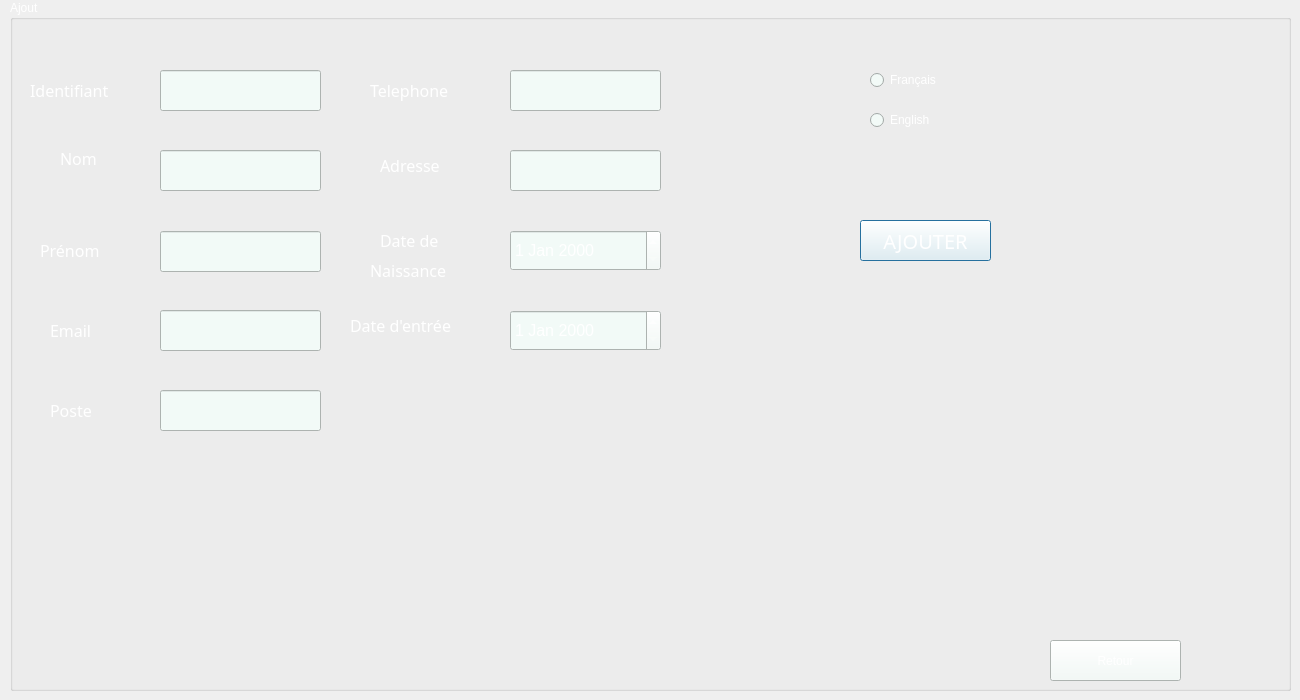
       <widget class="QWidget" name="tab_ajouter_employee">
        <attribute name="title">
         <string>Ajouter Employé</string>
        </attribute>
        <widget class="QGroupBox" name="groupBox">
         <property name="geometry">
          <rect>
           <x>10</x>
           <y>0</y>
           <width>1281</width>
           <height>691</height>
          </rect>
         </property>
         <property name="palette">
          <palette>
           <active>
            <colorrole role="WindowText">
             <brush brushstyle="SolidPattern">
              <color alpha="255">
               <red>255</red>
               <green>255</green>
               <blue>255</blue>
              </color>
             </brush>
            </colorrole>
            <colorrole role="Button">
             <brush brushstyle="SolidPattern">
              <color alpha="255">
               <red>242</red>
               <green>250</green>
               <blue>247</blue>
              </color>
             </brush>
            </colorrole>
            <colorrole role="Light">
             <brush brushstyle="SolidPattern">
              <color alpha="255">
               <red>255</red>
               <green>255</green>
               <blue>255</blue>
              </color>
             </brush>
            </colorrole>
            <colorrole role="Midlight">
             <brush brushstyle="SolidPattern">
              <color alpha="255">
               <red>205</red>
               <green>218</green>
               <blue>247</blue>
              </color>
             </brush>
            </colorrole>
            <colorrole role="Dark">
             <brush brushstyle="SolidPattern">
              <color alpha="255">
               <red>78</red>
               <green>91</green>
               <blue>120</blue>
              </color>
             </brush>
            </colorrole>
            <colorrole role="Mid">
             <brush brushstyle="SolidPattern">
              <color alpha="255">
               <red>104</red>
               <green>121</green>
               <blue>160</blue>
              </color>
             </brush>
            </colorrole>
            <colorrole role="Text">
             <brush brushstyle="SolidPattern">
              <color alpha="255">
               <red>255</red>
               <green>255</green>
               <blue>255</blue>
              </color>
             </brush>
            </colorrole>
            <colorrole role="BrightText">
             <brush brushstyle="SolidPattern">
              <color alpha="255">
               <red>255</red>
               <green>255</green>
               <blue>255</blue>
              </color>
             </brush>
            </colorrole>
            <colorrole role="ButtonText">
             <brush brushstyle="SolidPattern">
              <color alpha="255">
               <red>255</red>
               <green>255</green>
               <blue>255</blue>
              </color>
             </brush>
            </colorrole>
            <colorrole role="Base">
             <brush brushstyle="SolidPattern">
              <color alpha="255">
               <red>242</red>
               <green>250</green>
               <blue>247</blue>
              </color>
             </brush>
            </colorrole>
            <colorrole role="Window">
             <brush brushstyle="SolidPattern">
              <color alpha="255">
               <red>242</red>
               <green>250</green>
               <blue>247</blue>
              </color>
             </brush>
            </colorrole>
            <colorrole role="Shadow">
             <brush brushstyle="SolidPattern">
              <color alpha="255">
               <red>0</red>
               <green>0</green>
               <blue>0</blue>
              </color>
             </brush>
            </colorrole>
            <colorrole role="AlternateBase">
             <brush brushstyle="SolidPattern">
              <color alpha="255">
               <red>205</red>
               <green>218</green>
               <blue>247</blue>
              </color>
             </brush>
            </colorrole>
            <colorrole role="ToolTipBase">
             <brush brushstyle="SolidPattern">
              <color alpha="255">
               <red>255</red>
               <green>255</green>
               <blue>220</blue>
              </color>
             </brush>
            </colorrole>
            <colorrole role="ToolTipText">
             <brush brushstyle="SolidPattern">
              <color alpha="255">
               <red>0</red>
               <green>0</green>
               <blue>0</blue>
              </color>
             </brush>
            </colorrole>
            <colorrole role="PlaceholderText">
             <brush brushstyle="SolidPattern">
              <color alpha="128">
               <red>0</red>
               <green>0</green>
               <blue>0</blue>
              </color>
             </brush>
            </colorrole>
           </active>
           <inactive>
            <colorrole role="WindowText">
             <brush brushstyle="SolidPattern">
              <color alpha="255">
               <red>255</red>
               <green>255</green>
               <blue>255</blue>
              </color>
             </brush>
            </colorrole>
            <colorrole role="Button">
             <brush brushstyle="SolidPattern">
              <color alpha="255">
               <red>242</red>
               <green>250</green>
               <blue>247</blue>
              </color>
             </brush>
            </colorrole>
            <colorrole role="Light">
             <brush brushstyle="SolidPattern">
              <color alpha="255">
               <red>255</red>
               <green>255</green>
               <blue>255</blue>
              </color>
             </brush>
            </colorrole>
            <colorrole role="Midlight">
             <brush brushstyle="SolidPattern">
              <color alpha="255">
               <red>205</red>
               <green>218</green>
               <blue>247</blue>
              </color>
             </brush>
            </colorrole>
            <colorrole role="Dark">
             <brush brushstyle="SolidPattern">
              <color alpha="255">
               <red>78</red>
               <green>91</green>
               <blue>120</blue>
              </color>
             </brush>
            </colorrole>
            <colorrole role="Mid">
             <brush brushstyle="SolidPattern">
              <color alpha="255">
               <red>104</red>
               <green>121</green>
               <blue>160</blue>
              </color>
             </brush>
            </colorrole>
            <colorrole role="Text">
             <brush brushstyle="SolidPattern">
              <color alpha="255">
               <red>255</red>
               <green>255</green>
               <blue>255</blue>
              </color>
             </brush>
            </colorrole>
            <colorrole role="BrightText">
             <brush brushstyle="SolidPattern">
              <color alpha="255">
               <red>255</red>
               <green>255</green>
               <blue>255</blue>
              </color>
             </brush>
            </colorrole>
            <colorrole role="ButtonText">
             <brush brushstyle="SolidPattern">
              <color alpha="255">
               <red>255</red>
               <green>255</green>
               <blue>255</blue>
              </color>
             </brush>
            </colorrole>
            <colorrole role="Base">
             <brush brushstyle="SolidPattern">
              <color alpha="255">
               <red>242</red>
               <green>250</green>
               <blue>247</blue>
              </color>
             </brush>
            </colorrole>
            <colorrole role="Window">
             <brush brushstyle="SolidPattern">
              <color alpha="255">
               <red>242</red>
               <green>250</green>
               <blue>247</blue>
              </color>
             </brush>
            </colorrole>
            <colorrole role="Shadow">
             <brush brushstyle="SolidPattern">
              <color alpha="255">
               <red>0</red>
               <green>0</green>
               <blue>0</blue>
              </color>
             </brush>
            </colorrole>
            <colorrole role="AlternateBase">
             <brush brushstyle="SolidPattern">
              <color alpha="255">
               <red>205</red>
               <green>218</green>
               <blue>247</blue>
              </color>
             </brush>
            </colorrole>
            <colorrole role="ToolTipBase">
             <brush brushstyle="SolidPattern">
              <color alpha="255">
               <red>255</red>
               <green>255</green>
               <blue>220</blue>
              </color>
             </brush>
            </colorrole>
            <colorrole role="ToolTipText">
             <brush brushstyle="SolidPattern">
              <color alpha="255">
               <red>0</red>
               <green>0</green>
               <blue>0</blue>
              </color>
             </brush>
            </colorrole>
            <colorrole role="PlaceholderText">
             <brush brushstyle="SolidPattern">
              <color alpha="128">
               <red>0</red>
               <green>0</green>
               <blue>0</blue>
              </color>
             </brush>
            </colorrole>
           </inactive>
           <disabled>
            <colorrole role="WindowText">
             <brush brushstyle="SolidPattern">
              <color alpha="255">
               <red>255</red>
               <green>255</green>
               <blue>255</blue>
              </color>
             </brush>
            </colorrole>
            <colorrole role="Button">
             <brush brushstyle="SolidPattern">
              <color alpha="255">
               <red>242</red>
               <green>250</green>
               <blue>247</blue>
              </color>
             </brush>
            </colorrole>
            <colorrole role="Light">
             <brush brushstyle="SolidPattern">
              <color alpha="255">
               <red>255</red>
               <green>255</green>
               <blue>255</blue>
              </color>
             </brush>
            </colorrole>
            <colorrole role="Midlight">
             <brush brushstyle="SolidPattern">
              <color alpha="255">
               <red>205</red>
               <green>218</green>
               <blue>247</blue>
              </color>
             </brush>
            </colorrole>
            <colorrole role="Dark">
             <brush brushstyle="SolidPattern">
              <color alpha="255">
               <red>78</red>
               <green>91</green>
               <blue>120</blue>
              </color>
             </brush>
            </colorrole>
            <colorrole role="Mid">
             <brush brushstyle="SolidPattern">
              <color alpha="255">
               <red>104</red>
               <green>121</green>
               <blue>160</blue>
              </color>
             </brush>
            </colorrole>
            <colorrole role="Text">
             <brush brushstyle="SolidPattern">
              <color alpha="255">
               <red>255</red>
               <green>255</green>
               <blue>255</blue>
              </color>
             </brush>
            </colorrole>
            <colorrole role="BrightText">
             <brush brushstyle="SolidPattern">
              <color alpha="255">
               <red>255</red>
               <green>255</green>
               <blue>255</blue>
              </color>
             </brush>
            </colorrole>
            <colorrole role="ButtonText">
             <brush brushstyle="SolidPattern">
              <color alpha="255">
               <red>255</red>
               <green>255</green>
               <blue>255</blue>
              </color>
             </brush>
            </colorrole>
            <colorrole role="Base">
             <brush brushstyle="SolidPattern">
              <color alpha="255">
               <red>242</red>
               <green>250</green>
               <blue>247</blue>
              </color>
             </brush>
            </colorrole>
            <colorrole role="Window">
             <brush brushstyle="SolidPattern">
              <color alpha="255">
               <red>242</red>
               <green>250</green>
               <blue>247</blue>
              </color>
             </brush>
            </colorrole>
            <colorrole role="Shadow">
             <brush brushstyle="SolidPattern">
              <color alpha="255">
               <red>0</red>
               <green>0</green>
               <blue>0</blue>
              </color>
             </brush>
            </colorrole>
            <colorrole role="AlternateBase">
             <brush brushstyle="SolidPattern">
              <color alpha="255">
               <red>156</red>
               <green>181</green>
               <blue>240</blue>
              </color>
             </brush>
            </colorrole>
            <colorrole role="ToolTipBase">
             <brush brushstyle="SolidPattern">
              <color alpha="255">
               <red>255</red>
               <green>255</green>
               <blue>220</blue>
              </color>
             </brush>
            </colorrole>
            <colorrole role="ToolTipText">
             <brush brushstyle="SolidPattern">
              <color alpha="255">
               <red>0</red>
               <green>0</green>
               <blue>0</blue>
              </color>
             </brush>
            </colorrole>
            <colorrole role="PlaceholderText">
             <brush brushstyle="SolidPattern">
              <color alpha="128">
               <red>0</red>
               <green>0</green>
               <blue>0</blue>
              </color>
             </brush>
            </colorrole>
           </disabled>
          </palette>
         </property>
         <property name="styleSheet">
          <string notr="true"/>
         </property>
         <property name="title">
          <string>Ajout</string>
         </property>
         <widget class="QLabel" name="emp_id">
          <property name="geometry">
           <rect>
            <x>20</x>
            <y>80</y>
            <width>121</width>
            <height>21</height>
           </rect>
          </property>
          <property name="maximumSize">
           <size>
            <width>300</width>
            <height>16777215</height>
           </size>
          </property>
          <property name="baseSize">
           <size>
            <width>0</width>
            <height>0</height>
           </size>
          </property>
          <property name="font">
           <font>
            <family>Corbel</family>
            <pointsize>12</pointsize>
            <weight>50</weight>
            <italic>false</italic>
            <bold>false</bold>
           </font>
          </property>
          <property name="styleSheet">
           <string notr="true"/>
          </property>
          <property name="lineWidth">
           <number>0</number>
          </property>
          <property name="text">
           <string>Identifiant</string>
          </property>
         </widget>
         <widget class="QLabel" name="emp_lastname_label">
          <property name="geometry">
           <rect>
            <x>50</x>
            <y>150</y>
            <width>55</width>
            <height>16</height>
           </rect>
          </property>
          <property name="font">
           <font>
            <family>Corbel</family>
            <pointsize>12</pointsize>
            <weight>50</weight>
            <italic>false</italic>
            <bold>false</bold>
           </font>
          </property>
          <property name="text">
           <string>Nom</string>
          </property>
         </widget>
         <widget class="QLabel" name="emp_name_label">
          <property name="geometry">
           <rect>
            <x>30</x>
            <y>240</y>
            <width>81</width>
            <height>20</height>
           </rect>
          </property>
          <property name="font">
           <font>
            <family>Corbel</family>
            <pointsize>12</pointsize>
            <weight>50</weight>
            <italic>false</italic>
            <bold>false</bold>
           </font>
          </property>
          <property name="text">
           <string>Prénom</string>
          </property>
         </widget>
         <widget class="QLabel" name="email_label">
          <property name="geometry">
           <rect>
            <x>40</x>
            <y>320</y>
            <width>91</width>
            <height>21</height>
           </rect>
          </property>
          <property name="font">
           <font>
            <family>Corbel</family>
            <pointsize>12</pointsize>
            <weight>50</weight>
            <italic>false</italic>
            <bold>false</bold>
           </font>
          </property>
          <property name="text">
           <string>Email</string>
          </property>
         </widget>
         <widget class="QLabel" name="phone_label">
          <property name="geometry">
           <rect>
            <x>360</x>
            <y>70</y>
            <width>101</width>
            <height>41</height>
           </rect>
          </property>
          <property name="font">
           <font>
            <family>Corbel</family>
            <pointsize>12</pointsize>
            <weight>50</weight>
            <italic>false</italic>
            <bold>false</bold>
           </font>
          </property>
          <property name="text">
           <string>Telephone</string>
          </property>
         </widget>
         <widget class="QLabel" name="adress_label">
          <property name="geometry">
           <rect>
            <x>370</x>
            <y>150</y>
            <width>91</width>
            <height>31</height>
           </rect>
          </property>
          <property name="font">
           <font>
            <family>Corbel</family>
            <pointsize>12</pointsize>
            <weight>50</weight>
            <italic>false</italic>
            <bold>false</bold>
           </font>
          </property>
          <property name="text">
           <string>Adresse</string>
          </property>
         </widget>
         <widget class="QLabel" name="birthdate_1_label">
          <property name="geometry">
           <rect>
            <x>370</x>
            <y>210</y>
            <width>171</width>
            <height>61</height>
           </rect>
          </property>
          <property name="font">
           <font>
            <family>Corbel</family>
            <pointsize>12</pointsize>
            <weight>50</weight>
            <italic>false</italic>
            <bold>false</bold>
           </font>
          </property>
          <property name="text">
           <string>Date de </string>
          </property>
         </widget>
         <widget class="QLineEdit" name="id_line">
          <property name="geometry">
           <rect>
            <x>150</x>
            <y>70</y>
            <width>161</width>
            <height>41</height>
           </rect>
          </property>
         </widget>
         <widget class="QLineEdit" name="lastname_line">
          <property name="geometry">
           <rect>
            <x>150</x>
            <y>150</y>
            <width>161</width>
            <height>41</height>
           </rect>
          </property>
         </widget>
         <widget class="QLineEdit" name="name_line">
          <property name="geometry">
           <rect>
            <x>150</x>
            <y>231</y>
            <width>161</width>
            <height>41</height>
           </rect>
          </property>
          <property name="text">
           <string/>
          </property>
         </widget>
         <widget class="QLineEdit" name="email_line">
          <property name="geometry">
           <rect>
            <x>150</x>
            <y>310</y>
            <width>161</width>
            <height>41</height>
           </rect>
          </property>
         </widget>
         <widget class="QLineEdit" name="phone_line">
          <property name="geometry">
           <rect>
            <x>500</x>
            <y>70</y>
            <width>151</width>
            <height>41</height>
           </rect>
          </property>
         </widget>
         <widget class="QLineEdit" name="address_line">
          <property name="geometry">
           <rect>
            <x>500</x>
            <y>150</y>
            <width>151</width>
            <height>41</height>
           </rect>
          </property>
         </widget>
         <widget class="QPushButton" name="ajouter_button">
          <property name="geometry">
           <rect>
            <x>850</x>
            <y>220</y>
            <width>131</width>
            <height>41</height>
           </rect>
          </property>
          <property name="font">
           <font>
            <family>Corbel</family>
            <pointsize>15</pointsize>
            <weight>9</weight>
            <italic>false</italic>
            <bold>false</bold>
           </font>
          </property>
          <property name="styleSheet">
           <string notr="true"/>
          </property>
          <property name="text">
           <string>AJOUTER</string>
          </property>
          <property name="default">
           <bool>true</bool>
          </property>
          <property name="flat">
           <bool>false</bool>
          </property>
         </widget>
         <widget class="QLabel" name="entrydate_label">
          <property name="geometry">
           <rect>
            <x>340</x>
            <y>310</y>
            <width>131</width>
            <height>31</height>
           </rect>
          </property>
          <property name="font">
           <font>
            <family>Corbel</family>
            <pointsize>12</pointsize>
            <weight>50</weight>
            <italic>false</italic>
            <bold>false</bold>
           </font>
          </property>
          <property name="text">
           <string>Date d'entrée</string>
          </property>
         </widget>
         <widget class="QDateEdit" name="entrydate_line">
          <property name="geometry">
           <rect>
            <x>500</x>
            <y>310</y>
            <width>151</width>
            <height>41</height>
           </rect>
          </property>
          <property name="font">
           <font>
            <pointsize>12</pointsize>
           </font>
          </property>
         </widget>
         <widget class="QDateEdit" name="birthdate_line">
          <property name="geometry">
           <rect>
            <x>500</x>
            <y>230</y>
            <width>151</width>
            <height>41</height>
           </rect>
          </property>
          <property name="font">
           <font>
            <pointsize>12</pointsize>
           </font>
          </property>
         </widget>
         <widget class="QLabel" name="birthdate_2_label">
          <property name="geometry">
           <rect>
            <x>360</x>
            <y>260</y>
            <width>91</width>
            <height>20</height>
           </rect>
          </property>
          <property name="font">
           <font>
            <family>Corbel</family>
            <pointsize>12</pointsize>
            <weight>50</weight>
            <italic>false</italic>
            <bold>false</bold>
           </font>
          </property>
          <property name="text">
           <string>Naissance</string>
          </property>
         </widget>
         <widget class="QLabel" name="poste_label">
          <property name="geometry">
           <rect>
            <x>40</x>
            <y>400</y>
            <width>91</width>
            <height>21</height>
           </rect>
          </property>
          <property name="font">
           <font>
            <family>Corbel</family>
            <pointsize>12</pointsize>
            <weight>50</weight>
            <italic>false</italic>
            <bold>false</bold>
           </font>
          </property>
          <property name="text">
           <string>Poste</string>
          </property>
         </widget>
         <widget class="QLineEdit" name="poste_line_2">
          <property name="geometry">
           <rect>
            <x>150</x>
            <y>390</y>
            <width>161</width>
            <height>41</height>
           </rect>
          </property>
         </widget>
         <widget class="QRadioButton" name="french">
          <property name="geometry">
           <rect>
            <x>860</x>
            <y>70</y>
            <width>95</width>
            <height>20</height>
           </rect>
          </property>
          <property name="text">
           <string>Français</string>
          </property>
         </widget>
         <widget class="QRadioButton" name="english">
          <property name="geometry">
           <rect>
            <x>860</x>
            <y>110</y>
            <width>95</width>
            <height>20</height>
           </rect>
          </property>
          <property name="text">
           <string>English</string>
          </property>
         </widget>
         <widget class="QLabel" name="warning_address">
          <property name="geometry">
           <rect>
            <x>510</x>
            <y>200</y>
            <width>131</width>
            <height>16</height>
           </rect>
          </property>
          <property name="styleSheet">
           <string notr="true">color:red</string>
          </property>
          <property name="text">
           <string/>
          </property>
         </widget>
         <widget class="QLabel" name="warning_phone">
          <property name="geometry">
           <rect>
            <x>510</x>
            <y>120</y>
            <width>131</width>
            <height>16</height>
           </rect>
          </property>
          <property name="styleSheet">
           <string notr="true">color:red</string>
          </property>
          <property name="text">
           <string/>
          </property>
         </widget>
         <widget class="QLabel" name="warning_id">
          <property name="geometry">
           <rect>
            <x>160</x>
            <y>120</y>
            <width>141</width>
            <height>16</height>
           </rect>
          </property>
          <property name="styleSheet">
           <string notr="true">color:red</string>
          </property>
          <property name="text">
           <string/>
          </property>
         </widget>
         <widget class="QLabel" name="warning_lastname">
          <property name="geometry">
           <rect>
            <x>160</x>
            <y>200</y>
            <width>141</width>
            <height>16</height>
           </rect>
          </property>
          <property name="styleSheet">
           <string notr="true">color:red</string>
          </property>
          <property name="text">
           <string/>
          </property>
         </widget>
         <widget class="QLabel" name="warning_name">
          <property name="geometry">
           <rect>
            <x>160</x>
            <y>280</y>
            <width>141</width>
            <height>16</height>
           </rect>
          </property>
          <property name="styleSheet">
           <string notr="true">color:red</string>
          </property>
          <property name="text">
           <string/>
          </property>
         </widget>
         <widget class="QLabel" name="warning_email">
          <property name="geometry">
           <rect>
            <x>160</x>
            <y>360</y>
            <width>141</width>
            <height>16</height>
           </rect>
          </property>
          <property name="styleSheet">
           <string notr="true">color:red</string>
          </property>
          <property name="text">
           <string/>
          </property>
         </widget>
         <widget class="QLabel" name="warning_poste">
          <property name="geometry">
           <rect>
            <x>160</x>
            <y>440</y>
            <width>141</width>
            <height>16</height>
           </rect>
          </property>
          <property name="styleSheet">
           <string notr="true">color:red</string>
          </property>
          <property name="text">
           <string/>
          </property>
         </widget>
         <widget class="QPushButton" name="retour_personnel">
          <property name="geometry">
           <rect>
            <x>1040</x>
            <y>640</y>
            <width>131</width>
            <height>41</height>
           </rect>
          </property>
          <property name="text">
           <string>Retour</string>
          </property>
         </widget>
        </widget>
       </widget>
